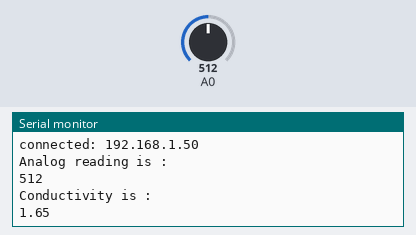
A sketch run on a simulated ESP8266 (NodeMCU). Parts: the last lines printed to the serial monitor. The test bench sets the inputs (shaded band); at power-on: A0 = 512. WiFi joins after 1.5 s; servers stay silent unless stated.

Above: at 2.7 s.
2.8 s: A0 set to 716
At 3.2 s:
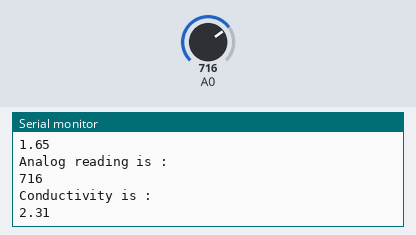
4.6 s: A0 set to 900
At 6.5 s:
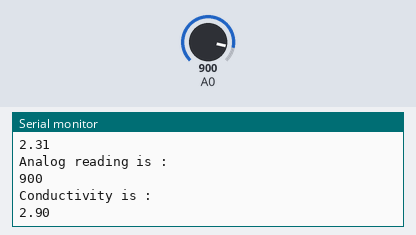
Timing chart, 0 to 8.0 s (numbered marks = the images above; inputs shaded):
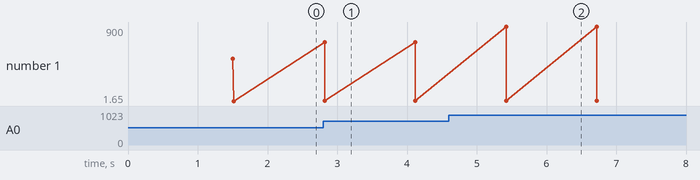

Measured:
- after the input at 2.8 s, the serial monitor: prints a new line at once (image 1)
- after the input at 4.6 s, the serial monitor: prints a new line after 0.82 s (image 2)
- plotted number 1: 1.65 → 2.31 after the input at 2.8 s, 2.31 → 2.9 after the input at 4.6 s

The sketch:

AquaTech.ino
```cpp
#include <ESP8266WiFi.h>
#include <FirebaseArduino.h>

// Set these to run example.
#define FIREBASE_HOST "arduino-5aec2.firebaseio.com"
#define FIREBASE_AUTH "MqS4DKcNfMnY77JLiyxihAZRmmRU3L3I9rVR6oCX"
#define WIFI_SSID "R"
#define WIFI_PASSWORD "riddu1234"

void setup() {
  Serial.begin(9600);// put your setup code here, to run once:
   WiFi.begin(WIFI_SSID, WIFI_PASSWORD);
  Serial.print("connecting");
  while (WiFi.status() != WL_CONNECTED) {
    Serial.print(".");
    delay(100);
  }
  Serial.println();
  Serial.print("connected: ");
  Serial.println(WiFi.localIP());

  Firebase.begin(FIREBASE_HOST, FIREBASE_AUTH);

}

void loop() {
  int value = analogRead(A0);
  float voltage =  value * (3.3 / 1023.0);
  Serial.println("Analog reading is :");
  Serial.println(value);
  Serial.println("Conductivity is : ");
  Serial.println(voltage);
  Firebase.setInt("analog", value);
   if (Firebase.failed()) {
      Serial.print("setting /number failed:");
      Serial.println(Firebase.error());
      return;
  }
  Firebase.setFloat("voltage", voltage);
  if (Firebase.failed()) {
      Serial.print("setting /number failed:");
      Serial.println(Firebase.error());
      return;
  }
  delay(1000);
}
```
